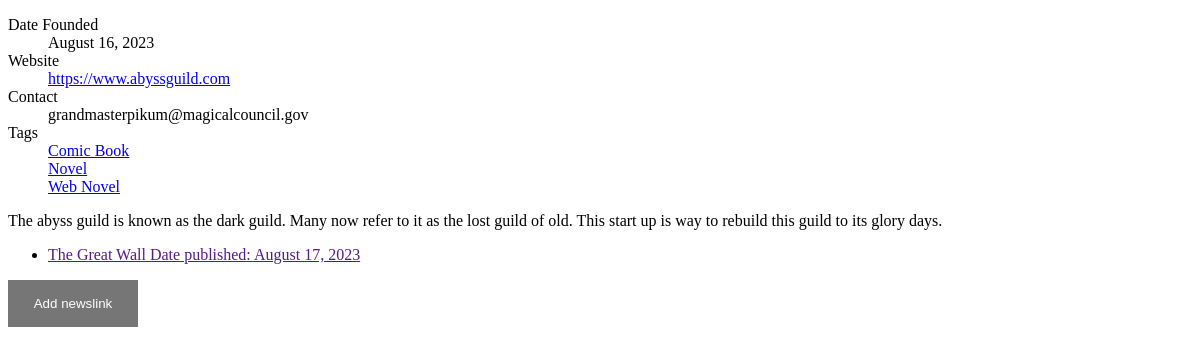
The app's page /startup/abyss-guild-restoration with its own data.
### organiser/models.py (models this page shows, shortened)
class Startup(models.Model):
    name = models.CharField(
        max_length=31,
        db_index=True)
    slug = AutoSlugField(
        max_length=31,
        db_index=True,
        help_text="A label for URL config",
        populate_from=['name'])
    description = models.TextField()
    date_founded = models.DateField()
    contact = models.EmailField()
    website_link = models.URLField(max_length=255)
    tags = models.ManyToManyField(Tag)
    class Meta:
        get_latest_by  = 'date_founded'
        ordering = ["name"]
    def __str__(self): # refered to as method/behaviours of classes and also called dunders
        return self.name

class Tag(models.Model):
    name = models.CharField(
        max_length=31,
        unique=True)
    slug = AutoSlugField(
        max_length=31,
        help_text="A label for URL config",
        populate_from=['name'],
        )
    class Meta:
        ordering = ["name"]
    def get_absolute_url(self):
        return reverse(
            "organiser:tag_detail", kwargs={ "slug": self.slug}
        )

class newsLink(models.Model):
    title = models.CharField(
        max_length=31,
        db_index=True)
    slug = AutoSlugField(
        max_length=31,
        db_index=True,
        help_text="A label for URL config",
        populate_from=['title'])
    date_published = models.DateField()
    article_link = models.URLField()
    startups = models.ForeignKey(Startup, on_delete=models.CASCADE)
    class Meta:
        get_latest_by = 'date_published'
        ordering = ["-date_published"]
        unique_together = ('slug','startups')
        verbose_name = 'news article'

### organiser/views.py (the view, shortened to what this page needs)
# urls.py: path("startup/<str:slug>", startup_detail.as_view(), name="startup_detail"),
class startup_detail(View):
    def get(self,request, slug):
        form = newslinkForm()
        startup = Startup.objects.get(slug=slug)
        context = {"startup": startup, "form": form, "newslink_create":True}
        return render(request, "startup/detail.html", context)

### templates/startup/detail.html (shortened to what this page needs)
{% extends parent_template|default:"startup/base.html" %}
{% block content %}
        <dl>
            <dt>Date Founded</dt>
            <dd>{{ startup.date_founded|date:"F j, Y" }}</dd>
            <dt>Website</dt>
            <dd>{{ startup.website_link|urlize }}</dd>
            <dt>Contact</dt>
            <dd>{{ startup.contact}}</dd>
            {% with tag_list=startup.tags.all %}
                <dt>Tag{{ tag_list|pluralize }}</dt>
                {% for tag in tag_list %}
                    <dd>
                        <a href="{{ tag.get_absolute_url }}">
                            {{ tag.name|title }}
                        </a>
                    </dd>
                {% endfor %}
            {% endwith %}
        </dl>
        {{ startup.description|linebreaks }}
        <section>
            <ul>
                {% for newslink in startup.newslink_set.all %}
                    <li>
                        <a href="{{ newslink.link }}">
                            {{ newslink.title|title }}
                            Date published: {{ newslink.date_published|date:"F j, Y" }}
                        </a>
                    </li>
                {%endfor%}
            </ul>
                <button class="open-button" onclick="openForm()">Add newslink</button>
        </section>
{% endblock %}

### templates/startup/detail.html (style rules this page uses)
.open-button { background-color: #555; color: white; padding: 16px 20px; border: none; cursor: pointer; opacity: 0.8; width: 130px; }

### records on screen
Startup: date_founded "August 16, 2023", website_link "https://www.abyssguild.com", contact "grandmasterpikum@magicalcouncil.gov", description "The abyss guild is known as the dark guild. Many now refer to it as the lost guild of old. This start up is way to rebuild this guild to its glory days."
Tag: name "Comic Book"
Tag: name "Novel"
Tag: name "Web Novel"
newsLink: title "The Great Wall", date_published "August 17, 2023"
